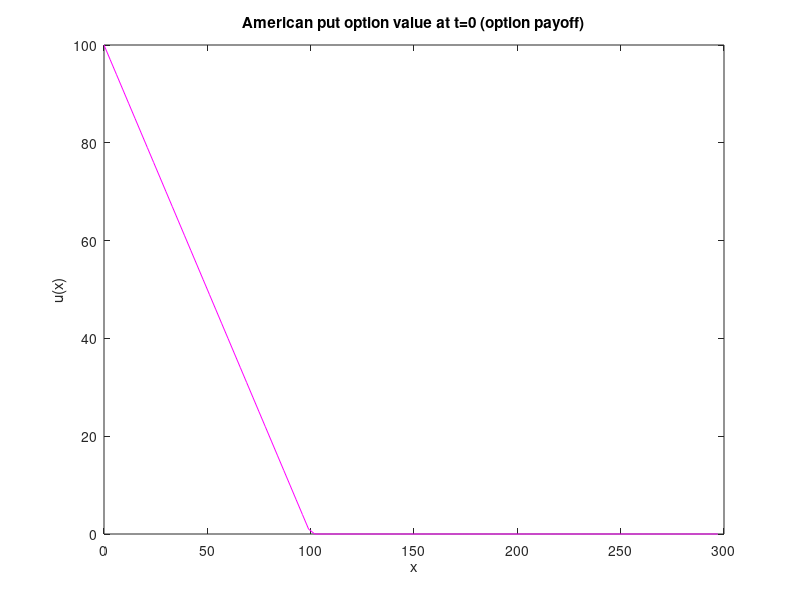

Recreate this plot in MATLAB. (Note: this script raises an error after producing the figure.)
% Reads in data
format long;
value = csvread('BSIneqPlot.csv');

nodes = value(1,1:end-1); % x values
initU = value(2, 1:end-1); % u(x,0)
uT2 = value(3, 1:end-1); % u approximation at t=T/2
uT2Exact = value(4, 1:end-1); % exact u at t=T/2
uT = value(5, 1:end-1); % u approximation at t=T
uTExact = value(6, 1:end-1); % exact u at t=T

% Create plots
figure(1);
plot(nodes, initU, 'm');
title('American put option value at t=0 (option payoff)');
xlabel('x'); ylabel('u(x)');
ax = gca; ax.FontSize = 14; axis tight;

figure(2);
plot(nodes,uT2,'m',nodes,uT2Exact, 'c', 'LineWidth',2);
xlabel('x'); ylabel('u(x)'); legend('Approximation','European');
title('American put option value at t=T/2'); 

figure(3);
plot(nodes,uT,'m',nodes,uTExact, 'c', 'LineWidth',2);
xlabel('x'); ylabel('u(x)'); legend('Approximation','European');
title('American put option value at t=T (Option price)'); 
